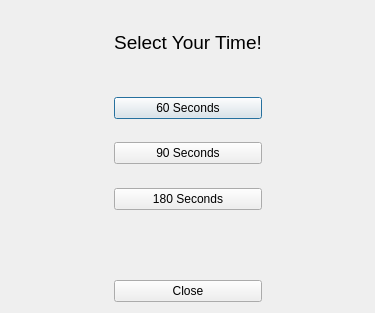
<?xml version="1.0" encoding="UTF-8"?>
<ui version="4.0">
 <class>Timer</class>
 <widget class="QDialog" name="Timer">
  <property name="geometry">
   <rect>
    <x>0</x>
    <y>0</y>
    <width>375</width>
    <height>313</height>
   </rect>
  </property>
  <property name="windowTitle">
   <string>Dialog</string>
  </property>
  <layout class="QHBoxLayout" name="horizontalLayout">
   <item>
    <spacer name="horizontalSpacer_4">
     <property name="orientation">
      <enum>Qt::Horizontal</enum>
     </property>
     <property name="sizeHint" stdset="0">
      <size>
       <width>83</width>
       <height>20</height>
      </size>
     </property>
    </spacer>
   </item>
   <item>
    <layout class="QVBoxLayout" name="verticalLayout_2">
     <item>
      <layout class="QVBoxLayout" name="verticalLayout">
       <item>
        <spacer name="horizontalSpacer_2">
         <property name="orientation">
          <enum>Qt::Horizontal</enum>
         </property>
         <property name="sizeHint" stdset="0">
          <size>
           <width>98</width>
           <height>20</height>
          </size>
         </property>
        </spacer>
       </item>
       <item>
        <widget class="QLabel" name="label">
         <property name="font">
          <font>
           <pointsize>14</pointsize>
          </font>
         </property>
         <property name="text">
          <string>Select Your Time!</string>
         </property>
         <property name="alignment">
          <set>Qt::AlignCenter</set>
         </property>
        </widget>
       </item>
       <item>
        <spacer name="horizontalSpacer">
         <property name="orientation">
          <enum>Qt::Horizontal</enum>
         </property>
         <property name="sizeHint" stdset="0">
          <size>
           <width>98</width>
           <height>20</height>
          </size>
         </property>
        </spacer>
       </item>
       <item>
        <spacer name="verticalSpacer_3">
         <property name="orientation">
          <enum>Qt::Vertical</enum>
         </property>
         <property name="sizeHint" stdset="0">
          <size>
           <width>20</width>
           <height>17</height>
          </size>
         </property>
        </spacer>
       </item>
       <item>
        <widget class="QPushButton" name="TimeSelect1">
         <property name="text">
          <string>60 Seconds</string>
         </property>
        </widget>
       </item>
       <item>
        <spacer name="verticalSpacer">
         <property name="orientation">
          <enum>Qt::Vertical</enum>
         </property>
         <property name="sizeHint" stdset="0">
          <size>
           <width>20</width>
           <height>17</height>
          </size>
         </property>
        </spacer>
       </item>
       <item>
        <widget class="QPushButton" name="TimeSelect2">
         <property name="text">
          <string>90 Seconds</string>
         </property>
        </widget>
       </item>
       <item>
        <spacer name="verticalSpacer_2">
         <property name="orientation">
          <enum>Qt::Vertical</enum>
         </property>
         <property name="sizeHint" stdset="0">
          <size>
           <width>20</width>
           <height>18</height>
          </size>
         </property>
        </spacer>
       </item>
       <item>
        <widget class="QPushButton" name="TimeSelect3">
         <property name="text">
          <string>180 Seconds</string>
         </property>
        </widget>
       </item>
      </layout>
     </item>
     <item>
      <spacer name="verticalSpacer_4">
       <property name="orientation">
        <enum>Qt::Vertical</enum>
       </property>
       <property name="sizeHint" stdset="0">
        <size>
         <width>20</width>
         <height>18</height>
        </size>
       </property>
      </spacer>
     </item>
     <item>
      <widget class="QPushButton" name="TimerClose">
       <property name="text">
        <string>Close</string>
       </property>
      </widget>
     </item>
    </layout>
   </item>
   <item>
    <spacer name="horizontalSpacer_3">
     <property name="orientation">
      <enum>Qt::Horizontal</enum>
     </property>
     <property name="sizeHint" stdset="0">
      <size>
       <width>83</width>
       <height>20</height>
      </size>
     </property>
    </spacer>
   </item>
  </layout>
 </widget>
 <resources/>
 <connections/>
</ui>
